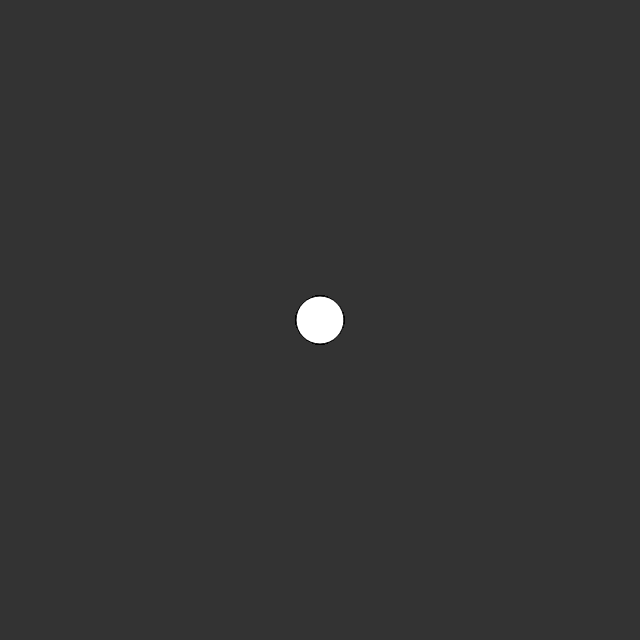
Frame 1 (no input)
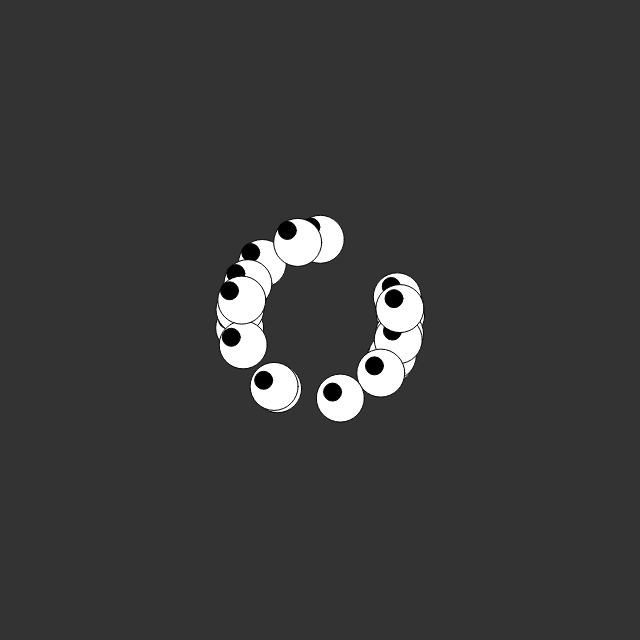
Frame 60 (no input)
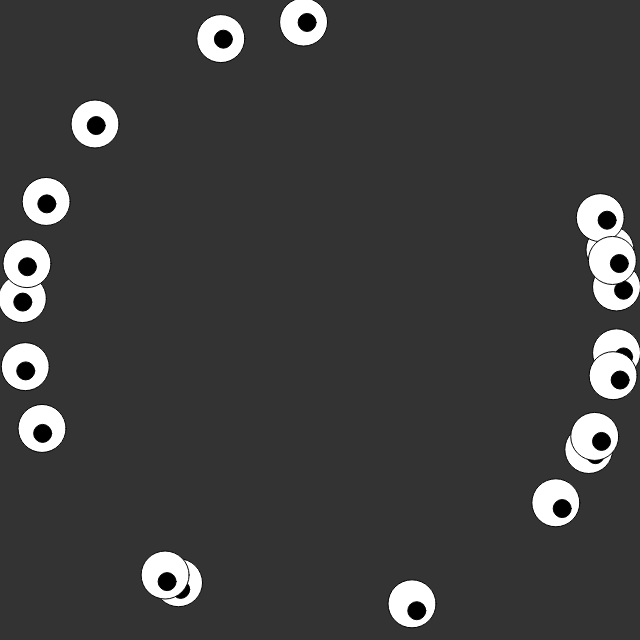
Frame 120 (the mouse pressed at the canvas centre since frame 60)

The p5.js sketch that drew these frames (run headless with seeded random() and noise() and a simulated clock; from frame 60 on, the mouse is pressed at the canvas centre):

// p5.js sketch
// ── sketch.js
var w;

let eyes = [];


function setup() {
  // put setup code here
  createCanvas(640, 640);
  for (let i = 0; i < 20; i++) {
    eyes[i] = new Walker(width / 2, height / 2);
  }
}

function draw() {
  // put drawing code here
  background(51);



  for (let i = 0; i < eyes.length; i++) {

    eyes[i].display(255, 0);
    eyes[i].update();
  }


}

function Walker(x, y) {
  var xoff = TWO_PI;
  this.pos = createVector(x, y);
  this.posTrace = createVector(0, 0);
  this.vel = createVector(0, 0);
  this.delay = createVector(0, 10);
  this.acc = p5.Vector.fromAngle(random(TWO_PI));
  this.acc.setMag(0.2);


  this.display = function(color, trace) {
    fill(color);
    ellipse(this.pos.x, this.pos.y, 48, 48);
    fill(trace);
    ellipse(this.posTrace.x - 9, this.posTrace.y - 9, 18, 18);

  }

  this.update = function() {


    var mouse = createVector(mouseX, mouseY);

    mouse.setMag(18);
    this.acc.rotate(noise(xoff) * 300);

    xoff += 0.001;
    this.vel.add(this.acc);
    this.pos.add(this.vel);
    this.posTrace.set(this.pos);
    this.posTrace.add(mouse);
    this.posTrace.add(this.acc);
    this.posTrace.add(this.vel);

    // console.log(this.posTrace)
    // this.posTrace.setMag(1);



  }


}
